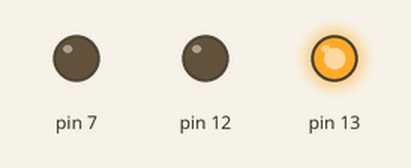
Recording of a sketch running on a simulated Arduino Uno, built with avr-gcc and run on an emulated ATmega328P. On the bench: output pins drawn as LEDs (lit = HIGH).

Above: at 0.5 s.
At 2.5 s:
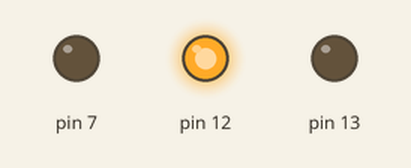
At 4.5 s:
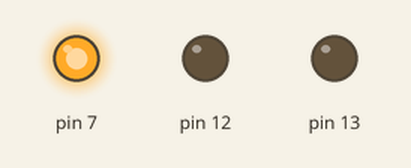
At 5.5 s:
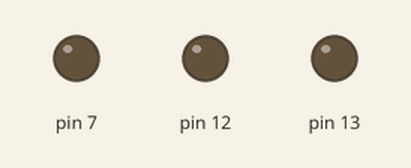
Timing chart, 0 to 7.8 s (numbered marks = the images above):
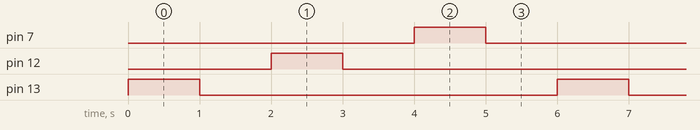

Measured:
- by itself, pin 7, pin 12, pin 13: alternates HIGH for 1.0 s and LOW for 5.0 s
- by itself, everything shown: repeats every 6.0 s, in 6 steps

The sketch:

street_light.ino
```cpp
void setup()
{
  pinMode(13, OUTPUT);
  pinMode(12, OUTPUT);
  pinMode(7, OUTPUT);
}

void loop()
{
  digitalWrite(13, HIGH);
  delay(1000); // Wait for 1000 millisecond(s)
  digitalWrite(13, LOW);
  delay(1000); // Wait for 1000 millisecond(s)

  digitalWrite(12, HIGH);
  delay(1000); // Wait for 1000 millisecond(s)
  digitalWrite(12, LOW);
  delay(1000); // Wait for 1000 millisecond(s)

   digitalWrite(7, HIGH);
  delay(1000); // Wait for 1000 millisecond(s)
  digitalWrite(7, LOW);
  delay(1000); // Wait for 1000 millisecond(s)
}
```
